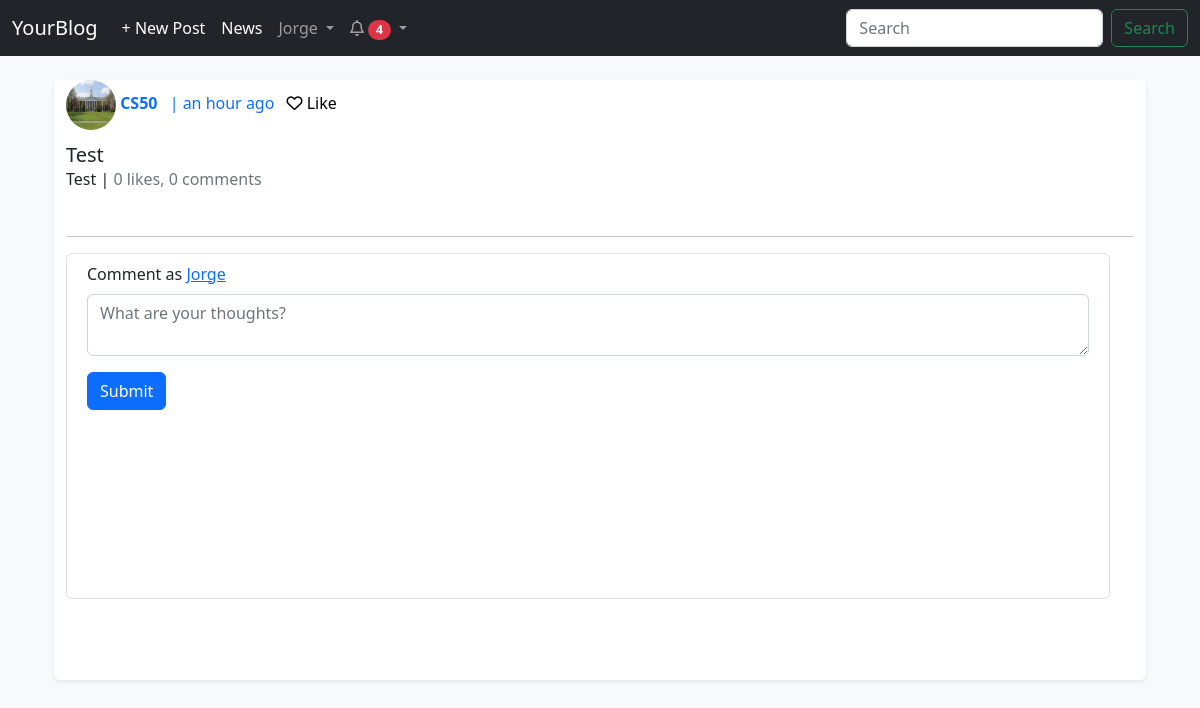
Page /blogs/post/6 (signed in) on the committed database.
### app/models.py (models this page shows, shortened)
class User(UserMixin, db.Model):
    __tablename__ = 'users'
    id = db.Column(db.Integer, primary_key=True)
    email = db.Column(db.String(64), unique=True, index=True)
    username = db.Column(db.String(64), unique=True, index=True)
    password_hash = db.Column(db.String(128))
    profile_pic = db.Column(db.String, default='images/profile photos/default_profile_pic.jpg')
    posts = db.relationship('Post', backref='user', cascade='all, delete-orphan')
    comments = db.relationship('Comment', backref='user', cascade='all, delete-orphan')
    followers = db.relationship('Follow', backref='user', foreign_keys='Follow.followed_id', cascade='all, delete-orphan')
    follows = db.relationship('Follow', backref='follower_user', foreign_keys='Follow.follower_id', cascade='all, delete-orphan')
    likes = db.relationship('Like', backref='user', cascade='all, delete-orphan')
    notifications = db.relationship('Notification', backref='user', foreign_keys='Notification.user_id', cascade='all, delete-orphan')
    actions = db.relationship('Notification', backref='notificator', foreign_keys='Notification.notificator_id', cascade='all, delete-orphan')
    confirmed = db.Column(db.Boolean, default=False)
    def likes_post(self, post_id):
        like = Like.query.filter_by(post_id=post_id, user_id=self.id).first()
        if like:
            return True
        else:
            return False
    @property
    def password(self):
        raise AttributeError('password is not readable')
    def __str__(self):
        return self.username

class Post(db.Model):
    __tablename__ = 'posts'
    id = db.Column(db.Integer, primary_key=True)
    title = db.Column(db.String(64), nullable=False)
    body = db.Column(db.Text, nullable=False)
    author = db.Column(db.Integer, db.ForeignKey('users.id'))
    date = db.Column(db.DateTime, default=datetime.utcnow, index=True)
    comments = db.relationship('Comment', backref='post', cascade='all, delete-orphan')
    likes = db.relationship('Like', backref='post', cascade='all, delete-orphan')
    files = db.relationship('File', backref='post', cascade='all, delete-orphan')
    new = db.Column(db.Integer, db.ForeignKey('news.id'), nullable=True)
    responded_title = db.Column(db.String, nullable=True)
    responded_post = db.Column(db.Integer, db.ForeignKey('posts.id'), nullable=True)

### app/blogs/views.py (the view)
@blogs.route('/post/<int:post_id>')
@login_required
def post(post_id):
    post = Post.query.filter_by(id=post_id).first()
    return render_template("blogs/post.html", post=post)

### app/models.py (called while the page is built)
@login_manager.user_loader
def load_user(user_id):
    return User.query.get(int(user_id))

    def __str__(self):
        return f'{self.action} | {self.date.strftime("%Y-%m-%d %H:%M:%S")}'

### app/templates/blogs/post.html (shortened to what this page needs)
{% extends 'base.html' %}
{% from "macros.html" import render_carousel, render_profile_pic, render_post_video, render_post_image, render_post_likes, render_comment_likes, responded_new_card, responded_post_card %}
{% macro post_info() %}
    {% set author = post.user %}
    <div class="row" style="overflow-y: auto; height: 139.4px; overflow-wrap: break-word;">
        <div class="mb-2">
            <a href="{{ url_for('auth.profile', username=author) }}" class="text-decoration-none mb-2">
                <img src="{{ url_for('static', filename=author.profile_pic) }}" class="profile_pic" style="height: 50px; width: 50px;">
                <span class="card-title"><b> {{ author }}</b></span>
                <span class="m-lg-2">
                | {{ moment(post.date).fromNow() }}
                </span>
            </a>
        {{ render_post_likes(current_user, post) }}
        </div>
        <div class="mb-2">
            <h3 class="card-title" style="font-size: 20px;">{{ post.title }}</h3>
            <p  style="font-size: 16px;">{{ post.body }} | <span class="text-muted">{{ post.likes|length }} likes, {{ post.comments|length }} comments</span></p>
        </div>
    </div>
    <hr>
    <div class="row" style="padding-right: 1.5rem; padding-left: 1.5rem; overflow: auto; height: 354px;">
        <div class="row border rounded p-2 mb-2">
            <form method="post" action="{{ url_for('blogs.comment', post_id=post.id) }}">
                <div class="mb-3">
                    <label for="body" class="form-label">
                        Comment as
                        <a href="{{ url_for('auth.profile', username=current_user) }}">
                            {{ current_user }}
                        </a>
                    </label>
                    <textarea class="form-control" id="body" name="body" placeholder="What are your thoughts?" required></textarea>
                </div>
                <button type="submit" class="btn btn-primary">Submit</button>
            </form>
        </div>
{% endmacro %}
{% block content %}
<div class="p-4 container">
    {% if post.files or post.responded_blog or post.new %}
        <div class="container rounded shadow-sm bg-white" style="height: 600px;">
            {% set author = post.user %}
            <div class="row">
                <div class="col-md-6 d-flex justify-content-center align-items-center border">
                    {% if post.responded_blog %}
                        {% set responded_blog = post.get_responded_post %}
                        {% set responded_post_loop_index = loop_index * -1 %}
                        <div class="container" style="padding-right: 100px; padding-left: 100px;">
                            {{ responded_post_card(responded_post, 1, responded_post.date) }}
                        </div>
                    {% elif post.new %}
                        {% set responded_new = post.get_new %}
                        <div>
                            {{ responded_new_card(responded_new, 1, responded_new.date) }}
                        </div>
                    {% endif %}
                    <div style="height: 400px;">
                        {% set id = 'postImages' %}
                        {% if post.files|length == 1 %}
                            {% set file = post.files[0] %}
                            {% if file.type == 'image' %}
                                {{ render_post_image(file) }}
                            {% elif file.type == 'video' %}
                                {{ render_post_video(file) }}
                            {% endif %}
                        {% elif post.files|length > 1 %}
                            {{ render_carousel(post, id) }}
                        {% endif %}
                    </div>
                </div>
                <div class="col-md-6 border p-4">
                        {{ post_info() }}
                        </div>
                        <br />
                    </div>
                </div>
            </div>
        </div>
    {% else %}
        <div class="container rounded shadow-sm bg-white" style="height: 600px;">
                        {{ post_info() }}
                        <br />
                    </div>
                </div>
            </div>
    {% endif %}
{% endblock content %}

### app/templates/base.html (shortened to what this page needs)
<!DOCTYPE html>
<html>
    <head>
        <link href="https://cdn.jsdelivr.net/npm/bootstrap@5.2.3/dist/css/bootstrap.min.css" rel="stylesheet">
        <link rel="stylesheet" href="https://cdnjs.cloudflare.com/ajax/libs/font-awesome/6.0.0/css/all.min.css">
        <link rel="stylesheet" href="{{ url_for('static', filename='css/styles.css') }}">
    </head>
    <body class="bg-light">
        {% block navbar %}
            <nav class="navbar navbar-expand-lg navbar-dark bg-dark sticky-top">
                <div class="container-fluid">
                    <a class="navbar-brand" href="{{ url_for('main.index') }}">YourBlog</a>
                    <div class="collapse navbar-collapse" id="navbarSupportedContent">
                        <ul class="navbar-nav me-auto mb-2 mb-lg-0">
                            {% if current_user.is_authenticated %}
                                <li class="nav-item">
                                    <a class="nav-link active" aria-current="page" href="{{ url_for('blogs.new_post') }}">+ New Post</a>
                                </li>
                                <li class="nav-item">
                                    <a class="nav-link active" aria-current="page" href="{{ url_for('blogs.news') }}">News</a>
                                </li>
                                <li class="nav-item dropdown">
                                    <a class="nav-link dropdown-toggle" href="#" id="navbarDropdown" role="button" data-bs-toggle="dropdown" aria-expanded="false">
                                    {{ current_user.username }}
                                    </a>
                                </li>
                                <li class="nav-item dropdown">
                                    {% if current_user.notifications %}
                                        <a class="nav-link dropdown-toggle" href="#" id="notifications" role="button" data-bs-toggle="dropdown" aria-expanded="false">
                                    {% else %}
                                        <a class="nav-link" href="#" id="notifications" role="button" data-bs-toggle="dropdown" aria-expanded="false">
                                    {% endif %}
                                        <i class="fa-regular fa-bell"></i>
                                        {% if current_user.notifications %}
                                            <span class="badge rounded-pill bg-danger text-bg-secondary">{{ current_user.notifications | length }}</span>
                                        {% endif %}
                                    </a>
                                </li>
                            {% endif %}
                        </ul>
                        <form class="d-flex" action="{{ url_for('main.search_post') }}">
                            <input class="form-control me-2" name="q" type="search" placeholder="Search" aria-label="Search">
                            <button class="btn btn-outline-success" type="submit">Search</button>
                        </form>
                    </div>
                </div>
            </nav>
        {% endblock navbar %}
            {% block content %}
            {% endblock content %}
    </body>
</html>

### app/static/css/styles.css (style rules this page uses)
.profile_pic { height: 30px; width: 30px; border-radius: 50%; }

### rows in the picture
User: username "Jorge"
User: profile_pic (picture), username "CS50"
Post: date "an hour ago", title "Test", body "Test"

### other values in the picture
{{ current_user.notifications | length }} "4"
{{ post.likes|length }} "0"
{{ post.comments|length }} "0"
